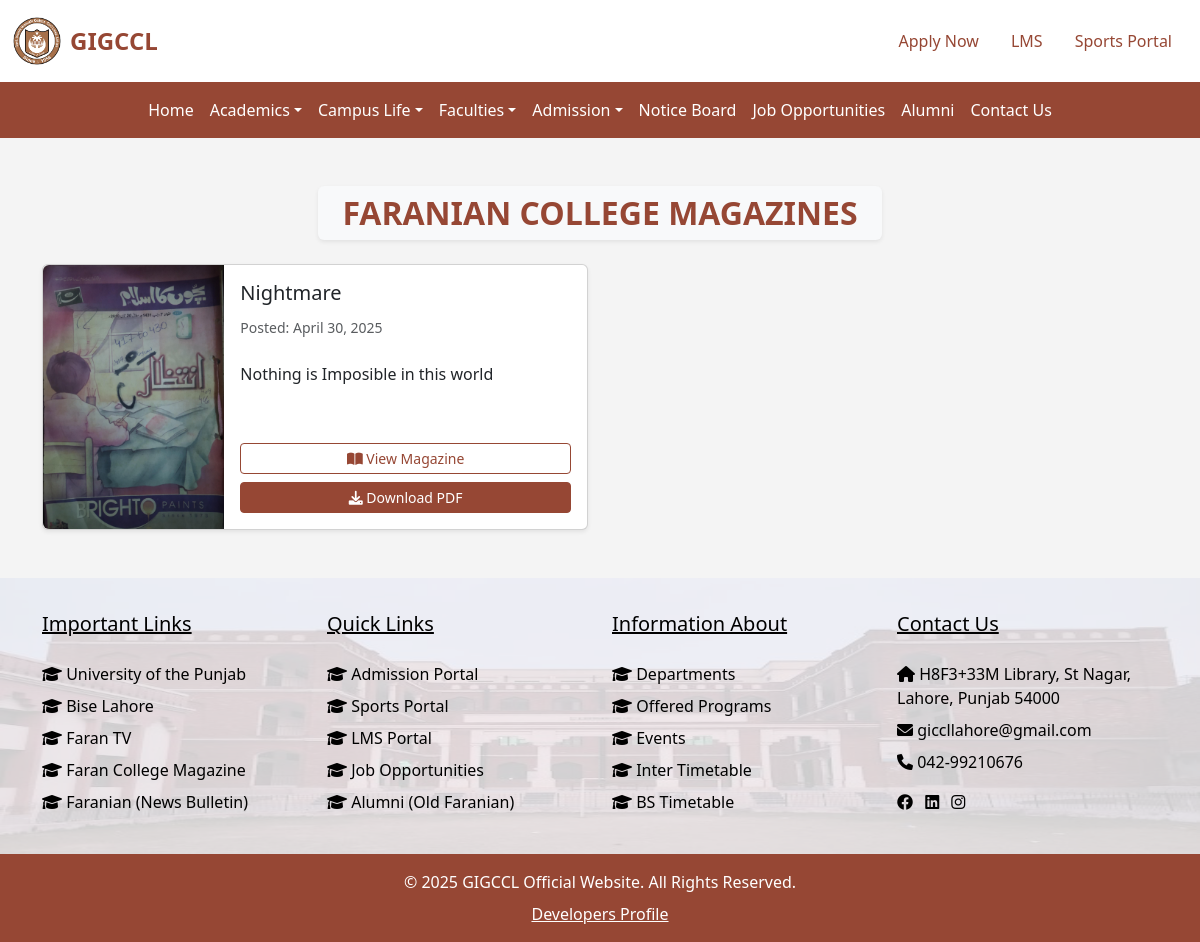
/faranian/magazines/, run on the app's committed database.
### faranian/models.py (models this page shows, shortened)
class Magazine(models.Model):
    title = models.CharField(max_length=200)
    cover_image = models.ImageField(upload_to='magazines/covers/')
    posted_date = models.DateField(default=timezone.now)
    description = CKEditor5Field(config_name='extends')  # Using CKEditor5Field
    magzine = models.FileField(upload_to='magazines/pdfs/')

### faranian/views.py (the view)
# urls.py: path('magazines/', views.magazine_list, name='magazine_list'),
def magazine_list(request):
    magazines = Magazine.objects.order_by('-posted_date', '-id')
    return render(request, 'faranian/faranian_magzine.html', {'magazines': magazines})

### faranian/templates/faranian/faranian_magzine.html (shortened to what this page needs)
{% extends 'base.html' %}
{% load static %}
{% block content %}
<div class="container py-5">
  <div class="d-flex justify-content-center mb-4">
    <div class="card border-0 shadow-sm px-4 py-2" style="background-color: #f8f9fa; width: fit-content;">
        <h2 class="mb-0 text-center fw-bold text-uppercase" style="color: #964734;">Faranian College Magazines</h2>
    </div>
  </div>
  <div class="row gy-4">
    {% for mag in magazines %}
    <div class="col-12 col-md-6">
      <div class="card h-100 shadow-sm">
        <div class="row g-0 h-100">
          <div class="col-4 d-flex align-items-stretch">
            <div class="w-100">
              <img src="{{ mag.cover_image.url }}" alt="{{ mag.title }} cover"
                   class="img-fluid h-100 w-100 object-fit-cover rounded-start">
            </div>
          </div>
          <div class="col-8 d-flex flex-column">
            <div class="card-body d-flex flex-column h-100">
              <h5 class="card-title mb-1">
                {{ mag.title }}
              </h5>
              <small class="text-muted pt-2">Posted: {{ mag.posted_date }}</small>
              <p class="card-text mt-2">{{ mag.description|safe }}</p>
              <div class="mt-auto">
                <a href="{{ mag.magzine.url }}" class="btn btn-outline-primary btn-sm w-100 mb-2" target="_blank">
                  <i class="fas fa-book-open"></i> View Magazine
                </a>
                <a href="{{ mag.magzine.url }}" class="btn btn-primary btn-sm w-100" download>
                  <i class="fas fa-download"></i> Download PDF
                </a>
              </div>
            </div>
          </div>
        </div>
      </div>
    </div>
    {% empty %}
                <div class="d-flex justify-content-center mb-4">
                    <div class="card border-0 shadow-sm px-4 py-2" style="background-color: #f8f9fa; width: fit-content;">
                        <h2 class="mb-0 text-center" style="color: #964734;">No Magzine Available</h2>
                    </div>
                </div>
    {% endfor %}
  </div>
</div>
{% endblock %}

### static/css/styles.css (style rules this page uses)
body { background-color: #f4f4f4; }

### faranian/templates/faranian/faranian_magzine.html (style rules this page uses)
.btn-outline-primary { border-color: #964734; color: #964734; }
.btn-primary { background-color: #964734; border-color: #964734; }

### data on the page
Magazine: cover_image (picture), title "Nightmare", posted_date "April 30, 2025", description "Nothing is Imposible in this world"
